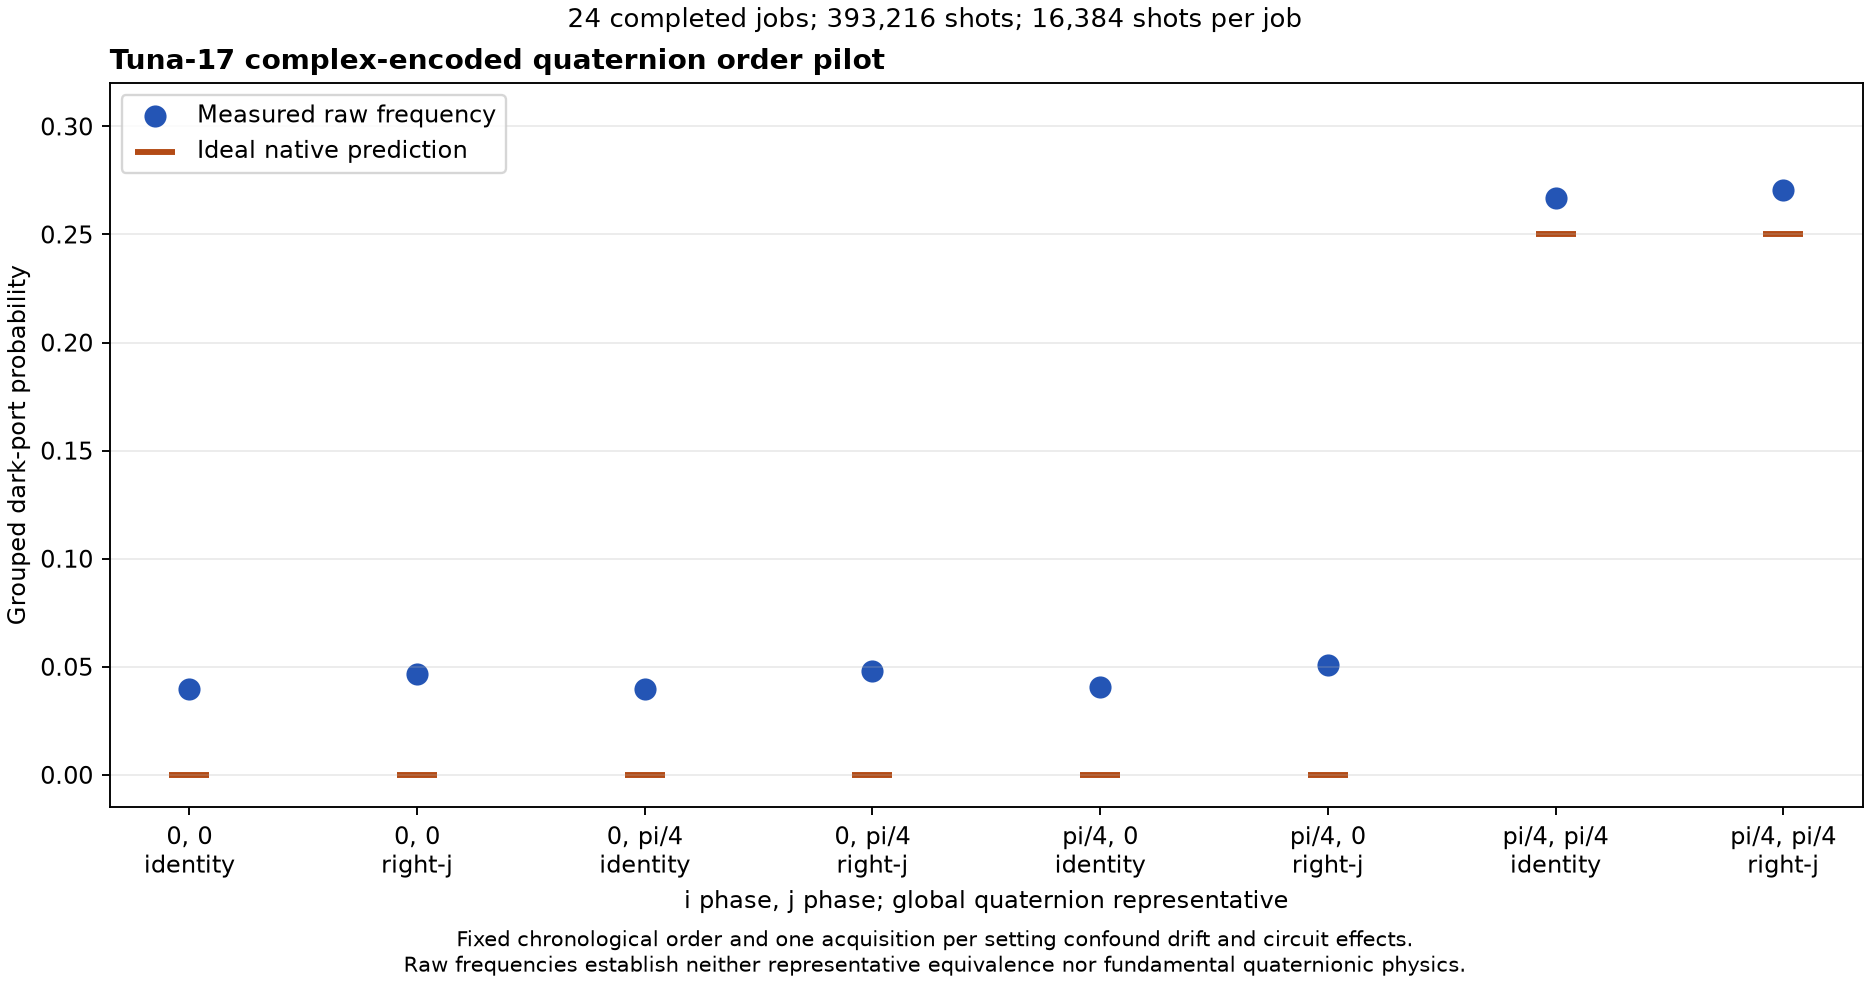

The script that saved this image:
"""Render retained raw frequencies without inferring interval coverage."""

import argparse
import hashlib
import io
import json
from pathlib import Path

import matplotlib

matplotlib.use("Agg")
import matplotlib.pyplot as plt

root = Path(__file__).resolve().parents[3]
parser = argparse.ArgumentParser(description=__doc__)
parser.add_argument(
    "--summary",
    type=Path,
    default=Path("results/quantum_inspire/runs/tuna17-quaternion-order-noise/pilot-summary.json"),
)
parser.add_argument(
    "--output", type=Path, default=Path("docs/evidence/hypercomplex-operators/tuna-order-measured-probabilities.png")
)
parser.add_argument("--check", action="store_true", help="re-render and compare retained figure and metadata")
arguments = parser.parse_args()
summary_path = root / arguments.summary
acquisition = summary_path.parent
summary = json.loads(summary_path.read_text())
for name, digest in summary["analysis_files_sha256"].items():
    if hashlib.sha256((acquisition / name).read_bytes()).hexdigest() != digest:
        raise ValueError("retained analysis binding differs")
settings = summary["settings"]
positions = list(range(len(settings)))
labels = [
    f"{'0' if row['setting']['theta'] == 0 else 'pi/4'}, "
    f"{'0' if row['setting']['phi'] == 0 else 'pi/4'}\n"
    f"{'identity' if row['setting']['representative'] == 0 else 'right-j'}"
    for row in settings
]
figure, axis = plt.subplots(figsize=(11, 5.8), layout="constrained")
axis.scatter(
    positions,
    [row["observed_dark_probability"] for row in settings],
    s=70,
    color="#2455b5",
    label="Measured raw frequency",
)
axis.scatter(
    positions,
    [row["native_dark_probability"] for row in settings],
    marker="_",
    s=300,
    linewidth=2.5,
    color="#b34b16",
    label="Ideal native prediction",
)
axis.set(
    xticks=positions,
    xticklabels=labels,
    ylim=(-0.015, 0.32),
    ylabel="Grouped dark-port probability",
    xlabel="i phase, j phase; global quaternion representative",
)
axis.set_title("Tuna-17 complex-encoded quaternion order pilot", loc="left", fontweight="bold")
axis.grid(axis="y", alpha=0.25)
axis.legend(loc="upper left")
figure.suptitle("24 completed jobs; 393,216 shots; 16,384 shots per job", fontsize=11, x=0.5)
figure.supxlabel(
    "Fixed chronological order and one acquisition per setting confound drift and circuit effects.\n"
    "Raw frequencies establish neither representative equivalence nor fundamental quaternionic physics.",
    fontsize=9,
)
destination = root / arguments.output
image_bytes = io.BytesIO()
figure.savefig(image_bytes, format="png", dpi=170)
plt.close(figure)
metadata = {
    "schema": "hypercomplex-measured-probabilities-figure-v1",
    "summary": str(summary_path.relative_to(root)),
    "summary_sha256": hashlib.sha256(summary_path.read_bytes()).hexdigest(),
    "producer": str(Path(__file__).resolve().relative_to(root)),
    "producer_sha256": hashlib.sha256(Path(__file__).read_bytes()).hexdigest(),
    "png_sha256": hashlib.sha256(image_bytes.getvalue()).hexdigest(),
    "matplotlib_version": matplotlib.__version__,
    "analysis_files_sha256": summary["analysis_files_sha256"],
    "interpretation": (
        "raw measured frequencies and ideal predictions; fixed-order confounding; confidence coverage unestablished"
    ),
}
metadata_bytes = (json.dumps(metadata, indent=2) + "\n").encode()
for path, content in ((destination, image_bytes.getvalue()), (destination.with_suffix(".json"), metadata_bytes)):
    if arguments.check:
        if path.read_bytes() != content:
            raise ValueError(f"retained figure replay differs: {path.relative_to(root)}")
    elif path.exists():
        if path.read_bytes() != content:
            raise ValueError(f"refusing to replace retained bytes: {path.relative_to(root)}")
    else:
        path.write_bytes(content)
print("measured pilot figure: summary/analysis bindings and rendering verified")
